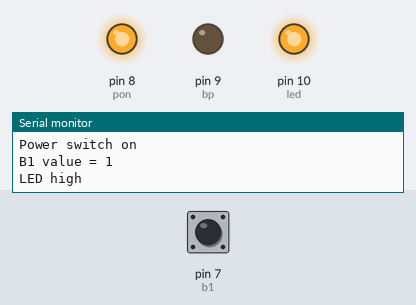
A sketch run on a simulated Arduino Uno, built with avr-gcc and run on an emulated ATmega328P. On the bench: output pins drawn as LEDs (lit = HIGH), the last lines printed to the serial monitor. The test bench sets the inputs (shaded band); at power-on: pin 7 (b1) HIGH.

Above: at 2.5 s.
At 123.5 s:
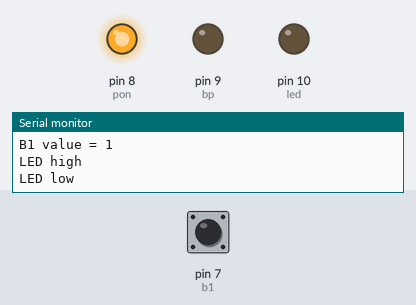
Timing chart, 0 to 125.0 s (numbered marks = the images above):
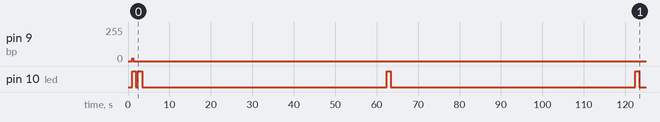

Measured:
- by itself, pin 10 (led): repeats every 60.0 s: HIGH 1.0 s, LOW 59.0 s

The sketch:

DogNode_1.ino
```cpp
int led = 10;
int pon = 8;
int bp = 9;
int b1 = 7;
int b1v = 9;
int numTones = 10;
int tones[] = {261, 277, 294, 311, 330, 349, 370, 392, 415, 440};
// mid C C# D D# E F F# G G# A

void setup() {
  Serial.begin(57600);
  pinMode(pon, OUTPUT);
  digitalWrite(pon, HIGH);
  Serial.println("Power switch on");

  pinMode(led, OUTPUT);
  pinMode(b1, INPUT);

  delay(1000);
  digitalWrite(led, HIGH);
  pinMode(bp, OUTPUT);
  beep(100);
  beep(100);
  delay(500);
  digitalWrite(led, 0);
  delay(500);
}

void loop() {
  b1v = digitalRead(b1);
  Serial.print("B1 value = ");
  Serial.println(b1v);
  if (b1v == 0){
    Serial.println("Beep 100");
    beep(100);
    b1v = 9;
  }
  //toneloop();
  Serial.println("LED high");
  digitalWrite(led, HIGH);
  delay(1000);
  Serial.println("LED low");
  digitalWrite(led, LOW);
  delay(59000);
}

void beep(unsigned char delayms){
  analogWrite(bp, 20);      // Almost any value can be used except 0 and 255
                           // experiment to get the best tone
  delay(delayms);          // wait for a delayms ms
  analogWrite(bp, 0);       // 0 turns it off
  delay(delayms);          // wait for a delayms ms
}

void toneloop(){
for (int i = 0; i < numTones; i++)
  {
  tone(bp, tones[i]);
  delay(500);
  }
  noTone(bp);
}
```
